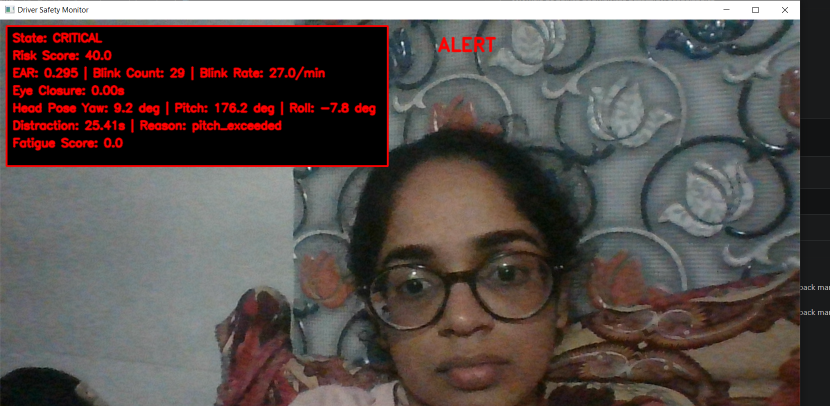
#> input picture driver_safety_system/driver_safety_system/prediction sample low accuracy.png, 1660 x 812 px (shown at 1/2 size)
$ python -i face_inapp_ml.py   (imports and definitions only)
#> lines starting #> are read from the running program, lines starting #| are printed output that depends on the picture
import argparse
import base64
import io
import json
import os
import pickle
import sys
from typing import Any, Dict, List

import numpy as np
from PIL import Image


DB_FILE = os.getenv("FACE_DB_FILE", "face_db.pkl")
MODEL_NAME = os.getenv("FACE_MODEL_NAME", "SafeRideLiteFaceV1")
VERIFY_THRESHOLD = float(os.getenv("FACE_VERIFY_THRESHOLD", "0.72"))


# [8 lines left out: function load_db, not called in this run]


def save_db(db: Dict[str, Any]) -> None:
    with open(DB_FILE, "wb") as f:
        pickle.dump(db, f)


# [7 lines left out: function parse_data_url_image, not called in this run]


def _normalize(vec: np.ndarray) -> np.ndarray:
    norm = float(np.linalg.norm(vec))
    if norm == 0.0:
        return vec
    return vec / norm


def _quick_quality_checks(rgb: np.ndarray) -> None:
    gray = np.dot(rgb[..., :3], [0.299, 0.587, 0.114]).astype(np.float32) / 255.0
    mean_val = float(np.mean(gray))
    std_val = float(np.std(gray))
    if std_val < 0.06:
        raise ValueError("Image quality too low. Keep face clear and well-lit.")
    if mean_val < 0.12 or mean_val > 0.92:
        raise ValueError("Lighting is not suitable. Avoid very dark or overexposed frames.")


def get_embedding(image_rgb: np.ndarray) -> np.ndarray:
    _quick_quality_checks(image_rgb)

    image = Image.fromarray(image_rgb).convert("L").resize((96, 96), Image.BILINEAR)
    gray = np.array(image, dtype=np.float32) / 255.0

    # Low-frequency shape information.
    coarse = gray[::3, ::3].flatten()

    # Gradient information helps differentiate contours.
    gx = np.diff(gray, axis=1, prepend=gray[:, :1])
    gy = np.diff(gray, axis=0, prepend=gray[:1, :])
    grad_mag = np.sqrt(gx * gx + gy * gy)
    grad_hist, _ = np.histogram(grad_mag, bins=32, range=(0.0, 1.0), density=True)

    # Intensity distribution signature.
    intensity_hist, _ = np.histogram(gray, bins=32, range=(0.0, 1.0), density=True)

    signature = np.concatenate(
        [
            coarse.astype(np.float32),
            grad_hist.astype(np.float32),
            intensity_hist.astype(np.float32),
        ]
    )
    return _normalize(signature.astype(np.float32))


# [130 lines left out: functions cosine_similarity, minimum_pairwise_similarity, handle_register, handle_verify, main, not called in this run]


# [2 lines not run here, left out]

>>> import cv2
>>> picture = cv2.imread('../../driver_safety_system/driver_safety_system/prediction sample low accuracy.png', cv2.IMREAD_GRAYSCALE)
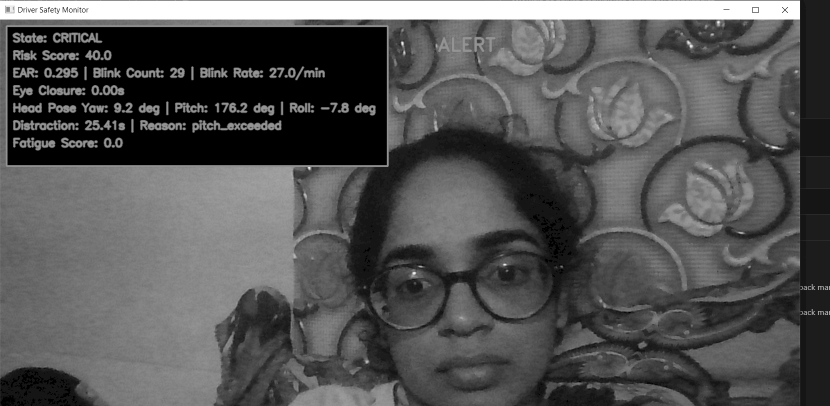
#> picture: shape (812, 1660) (shown at 1/2 size); min 0, max 255, mean 84.7
>>> result = get_embedding(picture)
#> in _quick_quality_checks, `gray = np.dot(rgb[..., :3], [0.299, 0.587, 0.114]).astype(np.float32) ..`: gray = 812 values, max 1 at index 1, min 0.0399 at index 804, mean 0.415
#> in _quick_quality_checks, `mean_val = float(np.mean(gray))`: mean_val = 0.415
#> in _quick_quality_checks, `std_val = float(np.std(gray))`: std_val = 0.153
#> in get_embedding, `image = Image.fromarray(image_rgb).convert("L").resize((96, 96), Image..`:
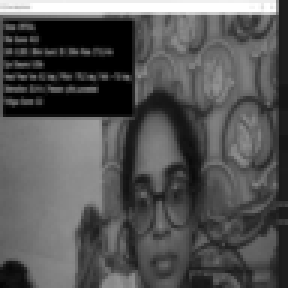
#> image: PIL image 96x96 L (shown 3 times larger); min 0, max 255, mean 84.7
#> in get_embedding, `coarse = gray[::3, ::3].flatten()`: coarse = 1024 values, max 1 at index 36, min 0 at index 101, mean 0.345
#> in get_embedding, `gx = np.diff(gray, axis=1, prepend=gray[:, :1])`:
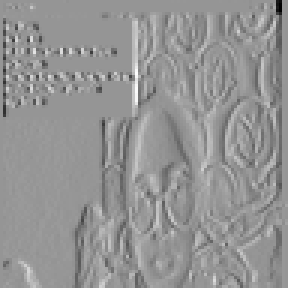
#> gx: shape (96, 96) float32 (shown 3 times larger); min -0.471, max 0.333, mean -0.00277; drawn with min black and max white
#> in get_embedding, `gy = np.diff(gray, axis=0, prepend=gray[:1, :])`:
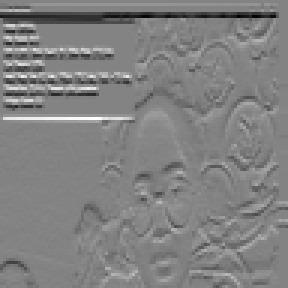
#> gy: shape (96, 96) float32 (shown 3 times larger); min -0.471, max 0.443, mean -0.00656; drawn with min black and max white
#> in get_embedding, `grad_mag = np.sqrt(gx * gx + gy * gy)`:
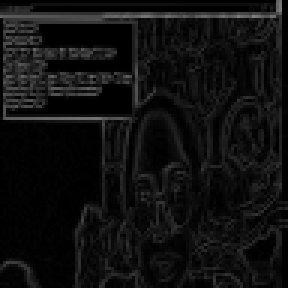
#> grad_mag: shape (96, 96) float32 (shown 3 times larger); min 0, max 0.501, mean 0.0636
#> in get_embedding, `grad_hist, _ = np.histogram(grad_mag, bins=32, range=(0.0, 1.0), densi..`: grad_hist = 32 values, max 14.18 at index 0, min 0 at index 17, mean 1
#> in get_embedding, `intensity_hist, _ = np.histogram(gray, bins=32, range=(0.0, 1.0), dens..`: intensity_hist = 32 values, max 2.77 at index 0, min 0 at index 20, mean 1
#> in get_embedding, `signature = np.concatenate( [ coarse.astype(np.float32), grad_hist.ast..`: signature = 1088 values, max 14.18 at index 1024, min 0 at index 101, mean 0.384
#> in _normalize, `norm = float(np.linalg.norm(vec))`: norm = 22.31
#> result = 1088 values, max 0.636 at index 1024, min 0 at index 101, mean 0.0172
